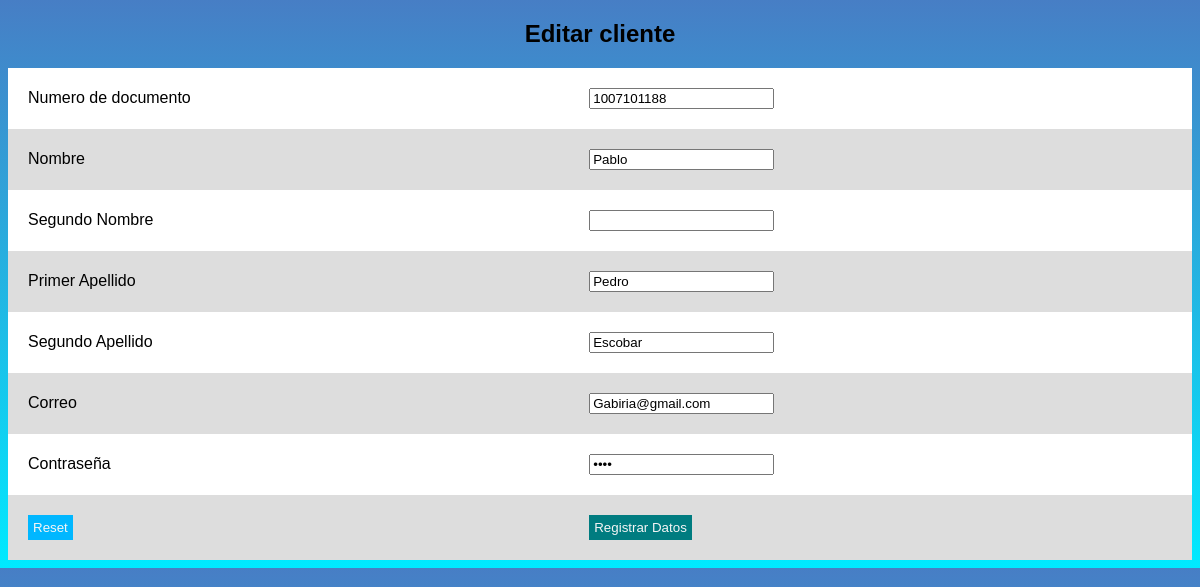
The page /vista/editar.php?id_cliente=2 on the database its author committed.
### tables this page shows
CREATE TABLE `clientes` (
  `id_cliente` bigint(20) UNSIGNED NOT NULL,
  `num_documento` varchar(10) NOT NULL,
  `nombre` varchar(100) NOT NULL,
  `segundo_nombre` varchar(50) DEFAULT NULL,
  `apellido1` varchar(100) NOT NULL,
  `apellido2` varchar(100) NOT NULL,
  `correo` varchar(100) NOT NULL,
  `contraseña` varchar(100) NOT NULL
);

### vista/editar.php (the view, shortened to what this page needs)
<?php
    include '../modelo/conexion.php';
    $id_cliente = $_GET['id_cliente'];
    $sentencia = $bd->prepare("SELECT * FROM clientes WHERE id_cliente = ?;");
    $sentencia->execute([$id_cliente]);
    $cliente = $sentencia->fetch(PDO::FETCH_OBJ);
?>
<!DOCTYPE html>
<html lang="en">
<head>
    <link rel="stylesheet" href="../estilos/css.css">
</head>
<body>
    <center>
        <h2>Editar cliente</h2>
        <form method="POST" action="editar_proceso.php">
                <table>
                    <tr>
                        <td>Numero de documento </td>
                        <td><input type="text" name="E_num_documento" value="<?php echo $cliente->num_documento?>"></td>
                    </tr>
                    <tr>
                        <td>Nombre </td>
                        <td><input type="text" name="E_nombre" value="<?php echo $cliente->nombre?>"></td>
                    </tr>
                    <tr>
                        <td>Segundo Nombre </td>
                        <td><input type="text" name="E_segundo_nombre" value="<?php echo $cliente->segundo_nombre?>"></td>
                    </tr>
                    <tr>
                        <td>Primer Apellido </td>
                        <td><input type="text" name="E_apellido1" value="<?php echo $cliente->apellido1?>"></td>
                    </tr>
                    <tr>
                        <td>Segundo Apellido </td>
                        <td><input type="text" name="E_apellido2" value="<?php echo $cliente->apellido2?>"></td>
                    </tr>
                    <tr>
                    <td>Correo </td>
                        <td><input type="text" name="E_correo" value="<?php echo $cliente->correo?>"></td>
                    </tr>
                    <tr>
                        <td>Contraseña </td>
                        <td><input type="password" name="E_contraseña" value="<?php echo $cliente->contraseña?>"></td>
                    </tr>
                    <tr>
                        <td><input type="reset" id="reset"></td>
                        <td><input type="submit" value="Registrar Datos" id="enviar"></td>
                    </tr>
                </table>
            </form>
    </center>
</body>
</html>

### estilos/css.css (style rules this page uses)
body { background:-webkit-linear-gradient(top, rgb(71, 126, 197), rgb(0, 234, 255)); font-family: Arial; }
h2 { text-align: center; }
table { background-color: white; text-align: left; border-collapse: collapse; width: 100%; }
th, td { padding: 20px; }
tr:nth-child(even) { background-color: #ddd; }
td input#reset { background-color: rgb(0, 183, 255); color: whitesmoke; padding: 5px; border: rgb(0, 183, 255); }
td input#enviar { background-color: rgb(0, 124, 128); color: whitesmoke; padding: 5px; border: rgb(0, 124, 128); }

### rows shown on the page
clientes: E_num_documento "1007101188", E_nombre "Pablo", E_apellido1 "Pedro", E_apellido2 "Escobar", E_correo "Gabiria@gmail.com"
